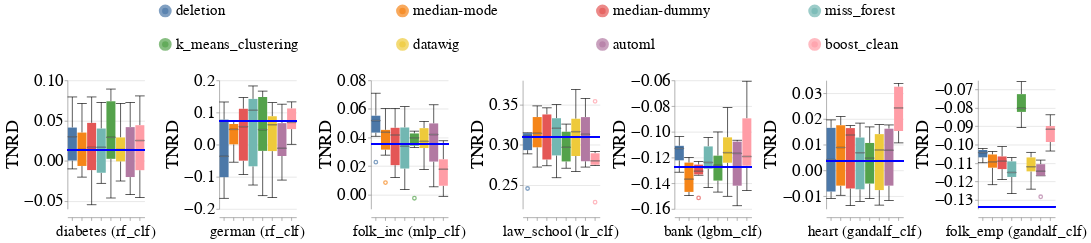

Notebook code cell kept with this figure:
### Markdown cell above
### Disparity Metrics

### Code cell
create_box_plots_for_diff_imputers_and_datasets(train_injection_scenario='MNAR3',
                                                test_injection_scenario='MNAR3',
                                                dataset_to_group=DATASETS_SENSITIVE_ATTRS,
                                                metric_name='Equalized_Odds_TNR',
                                                db_client=db_client)

### Figure 1 — Vega-Lite specification as saved in the notebook (floating-point values rounded to 4 significant figures; data arrays with more than 128 entries replaced by an {"elided": "..."} marker saying what was removed)
{"config": {"view": {"continuousWidth": 400, "continuousHeight": 300, "stroke": null}, "axis": {"labelFontSize": 26, "labelFontWeight": "normal", "titleFontSize": 28, "titleFontWeight": "normal"}, "facet": {"spacing": 15}, "header": {"labelFontSize": 24, "labelOrient": "bottom", "labelPadding": 5, "titleFontSize": 28}, "legend": {"columns": 4, "direction": "horizontal", "labelFontSize": 24, "labelLimit": 400, "orient": "top", "symbolOffset": 140, "symbolStrokeWidth": 10, "titleAnchor": "middle", "titleFontSize": 26, "titleLimit": 300}, "title": {"fontSize": 28}}, "data": {"name": "data-44a63ab8121e82e005f5ea41ebabfc58"}, "facet": {"column": {"field": "Dataset_Name_With_Model_Name", "sort": {"field": "Dataset_Sequence_Number", "order": "ascending"}, "title": null, "type": "nominal"}}, "spec": {"layer": [{"mark": {"type": "boxplot", "median": {"stroke": "black", "strokeWidth": 0.7}, "ticks": true}, "encoding": {"color": {"field": "Null_Imputer_Name", "sort": ["deletion", "median-mode", "median-dummy", "miss_forest", "k_means_clustering", "datawig", "automl", "boost_clean"], "title": null, "type": "nominal"}, "x": {"axis": {"labels": false}, "field": "Null_Imputer_Name", "sort": ["deletion", "median-mode", "median-dummy", "miss_forest", "k_means_clustering", "datawig", "automl", "boost_clean"], "title": null, "type": "nominal"}, "y": {"field": "Metric_Value", "scale": {"zero": false}, "title": "TNRD", "type": "quantitative"}}}, {"mark": "rule", "encoding": {"color": {"value": "blue"}, "size": {"value": 2}, "y": {"field": "Baseline_Median", "type": "quantitative"}}}], "height": 200, "width": 120}, "resolve": {"scale": {"y": "independent"}}, "$schema": "https://vega.github.io/schema/vega-lite/v4.17.0.json", "datasets": {"data-44a63ab8121e82e005f5ea41ebabfc58": {"elided": "336 records"}}}
